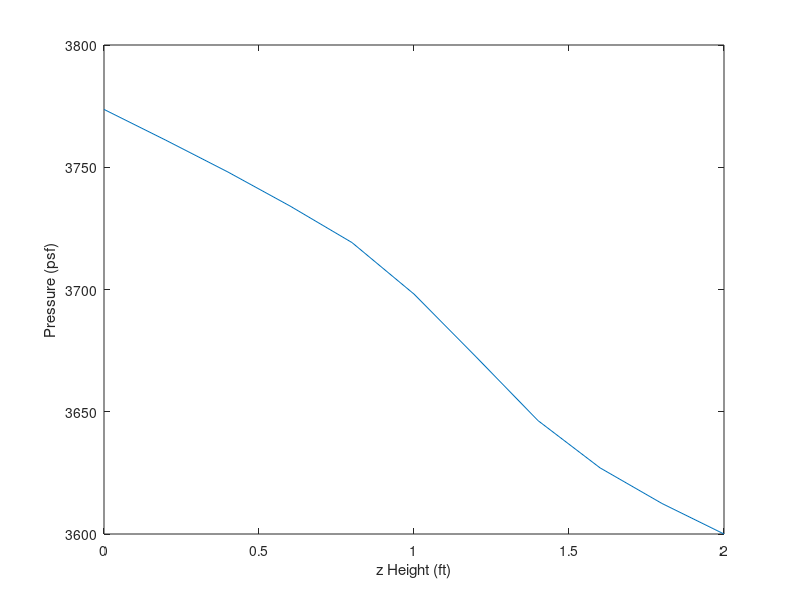

Write MATLAB code to recreate this figure.
% velocities from z = 0 to z = 2
v = [0,8,14.3,20,19.5,15.6,8.3,6.2,3.7,2,0];
% Pressure table
p = zeros(1,11);
% Initial Value
p(1,11) = 3600;

% Constants
dn = 0.2;
ro_w = 1.940;
gamma_w = 62.4;

% Equation
dp = @(n,v) -ro_w*v^2/(n+10)*dn - gamma_w * dn;

% Iterate
for i = flip(1:10)
   p(i) = p(i+1) - dp(i*dn,v(11-i));
end

%Plot
plot(linspace(0,20,11)/10,p);
xlabel("z Height (ft)")
ylabel("Pressure (psf)")
    
disp(p)